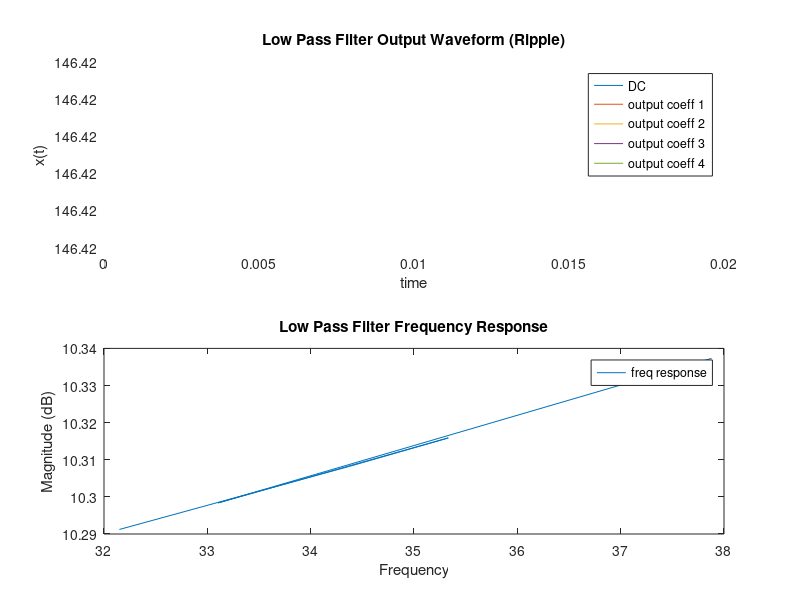

MATLAB code to generate this figure:
clear all;
clc;

f=50*2;     %frequency doubles for full rectified wave
wo = 2*pi*f;
t = 0:0.0001:0.02;
x = (2*230/pi).*ones(size(t));
subplot(2,1,1);
plot(t,x);
hold on
for n= 1:1:4
    temp = 100 -((n^2)*(wo^2))+20*(1i*n*wo);
    a0 = (100)/temp;       %transfer function
    b0 = (2)/(1-(wo)*(n^2));      %part 1 Dk coefficient
    e0 = exp(1i*wo*n*t);                %exponential constant
    A = a0 * b0 * e0;
    x = x + A;
    subplot(2,1,1);
    plot(t,x);
end
xlabel('time');
ylabel('x(t)');
legend('DC', 'output coeff 1', 'output coeff 2', 'output coeff 3', 'output coeff 4');
title('Low Pass Filter Output Waveform (Ripple)');

n = 100;
d1 = [1 20 10];
[h,w] = freqz(n, d1, 'whole',2000);
subplot(2,1,2);
plot(w/pi, 20*log10(abs(h)));
xlabel('Frequency');
ylabel('Magnitude (dB)');
legend('freq response');
title('Low Pass Filter Frequency Response');